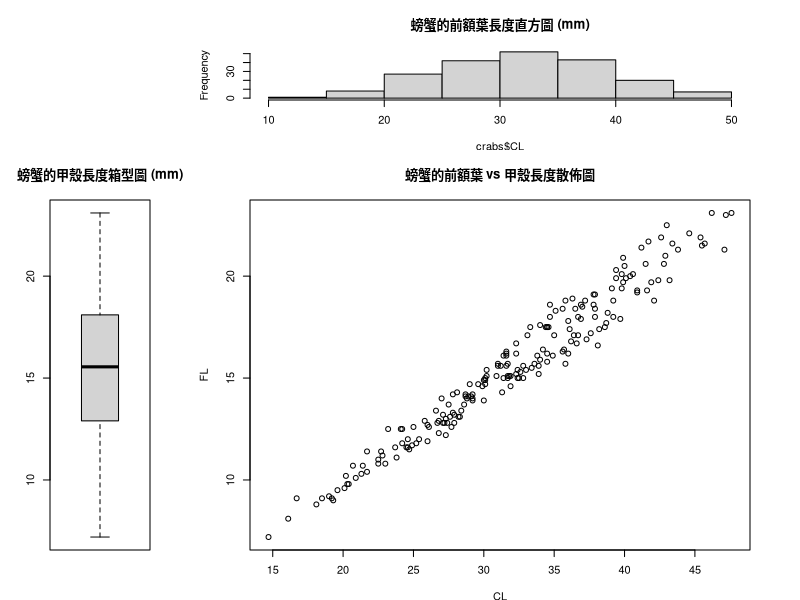

R code for this plot:
library(MASS)

par(mai = c(.5, .5, .5, .5))
mat <- matrix(c(0, 1, 1, 1, 
                2, 3, 3, 3, 
                2, 3, 3, 3, 
                2, 3, 3, 3), ncol = 4, byrow = TRUE)
layout(mat = mat)

hist(crabs$CL, main = "螃蟹的前額葉長度直方圖 (mm)")
boxplot(crabs$FL, main = "螃蟹的甲殼長度箱型圖 (mm)")
with(plot(FL ~ CL, main = "螃蟹的前額葉 vs 甲殼長度散佈圖"), data = crabs)
